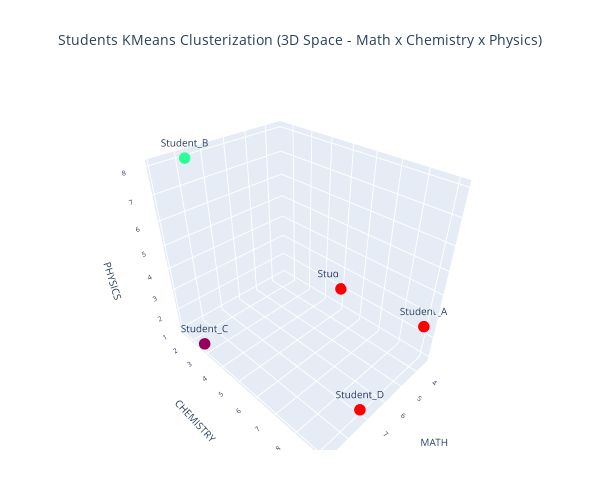

Notebook source saved alongside this figure:
### Code cell
import plotly.graph_objects as go
fig = go.Figure()

fig.add_trace(go.Scatter3d(
    x=entrance_exam_data["MATH"],
    y=entrance_exam_data["CHEMISTRY"],
    z=entrance_exam_data["PHYSICS"],
    mode='markers+text',
    text=entrance_exam_data["STUDENT"],
    textposition='top center',
    textfont=dict(size=10),
    name="Students",
    marker=dict(
        size=4,
        color=entrance_exam_data["CLUSTER_INDICATOR_KMEANS"],
        colorscale='Rainbow',
        showscale=False
    )
))

fig.update_layout(
    title={
        'text': "Students KMeans Clusterization (3D Space - Math x Chemistry x Physics)",
        'x': 0.5,
        'xanchor': 'center',
        'font': dict(size=14),
        'pad': dict(t=0, b=0)
    },
    legend=dict(
        itemsizing='constant',
        font=dict(size=11),
    ),
    scene=dict(
        xaxis=dict(title=dict(text="MATH",font=dict(size=10)),tickfont=dict(size=9)),
        yaxis=dict(title=dict(text="CHEMISTRY",font=dict(size=10)),tickfont=dict(size=9)),
        zaxis=dict(title=dict(text="PHYSICS",font=dict(size=10)),tickfont=dict(size=9))
    ),
    width=600,
    height=500,
    margin=dict(
        l=80,
        r=80,
        t=90,
        b=50
    )
)

fig.write_html('./entrance_exam_data_final.html')
fig.show()

### Figure 1 — Plotly figure (JSON) as saved in the notebook; plotly's stock layout.template omitted (floating-point values rounded to 4 significant figures)
{"data": [{"marker": {"color": [2, 1, 0, 2, 2], "colorscale": [[0, "rgb(150,0,90)"], [0.125, "rgb(0,0,200)"], [0.25, "rgb(0,25,255)"], [0.375, "rgb(0,152,255)"], [0.5, "rgb(44,255,150)"], [0.625, "rgb(151,255,0)"], [0.75, "rgb(255,234,0)"], [0.875, "rgb(255,111,0)"], [1, "rgb(255,0,0)"]], "showscale": false, "size": 4}, "mode": "markers+text", "name": "Students", "text": ["Student_A", "Student_B", "Student_C", "Student_D", "Student_E"], "textfont": {"size": 10}, "textposition": "top center", "type": "scatter3d", "x": [3.7, 7.8, 8.9, 7.0, 3.4], "y": [9.1, 1.5, 2.7, 9.0, 5.0], "z": [2.7, 8.0, 1.0, 1.0, 2.0]}], "layout": {"height": 500, "legend": {"font": {"size": 11}, "itemsizing": "constant"}, "margin": {"b": 50, "l": 80, "r": 80, "t": 90}, "scene": {"xaxis": {"tickfont": {"size": 9}, "title": {"font": {"size": 10}, "text": "MATH"}}, "yaxis": {"tickfont": {"size": 9}, "title": {"font": {"size": 10}, "text": "CHEMISTRY"}}, "zaxis": {"tickfont": {"size": 9}, "title": {"font": {"size": 10}, "text": "PHYSICS"}}}, "title": {"font": {"size": 14}, "pad": {"b": 0, "t": 0}, "text": "Students KMeans Clusterization (3D Space - Math x Chemistry x Physics)", "x": 0.5, "xanchor": "center"}, "width": 600}}
